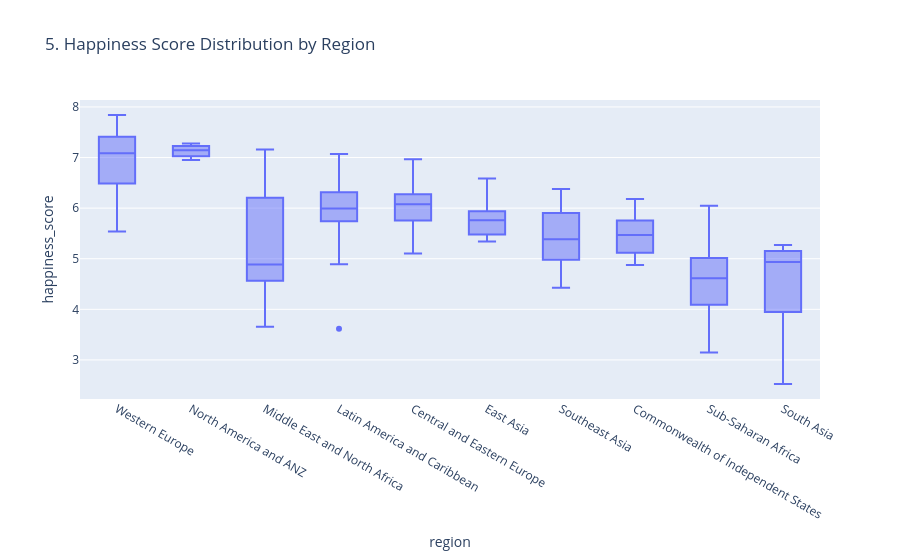

Notebook code for this chart:
### Code cell
# 5. Regional Distribution
if all(col in df_2021.columns for col in ["region", "happiness_score"]):
    fig5 = px.box(df_2021, x="region", y="happiness_score", 
                 title="5. Happiness Score Distribution by Region")
    fig5.show()

### Figure 1 — Plotly figure (JSON) as saved in the notebook; plotly's stock layout.template omitted (floating-point values rounded to 4 significant figures; data arrays with more than 128 entries replaced by an {"elided": "..."} marker saying what was removed)
{"data": [{"alignmentgroup": "True", "hovertemplate": "region=%{x}<br>happiness_score=%{y}<extra></extra>", "legendgroup": "", "marker": {"color": "#636efa"}, "name": "", "notched": false, "offsetgroup": "", "orientation": "v", "showlegend": false, "type": "box", "x": {"elided": "149 str values"}, "x0": " ", "xaxis": "x", "y": {"elided": "149 float values"}, "y0": " ", "yaxis": "y"}], "layout": {"boxmode": "group", "legend": {"tracegroupgap": 0}, "title": {"text": "5. Happiness Score Distribution by Region"}, "xaxis": {"anchor": "y", "domain": [0, 1], "title": {"text": "region"}}, "yaxis": {"anchor": "x", "domain": [0, 1], "title": {"text": "happiness_score"}}}}
